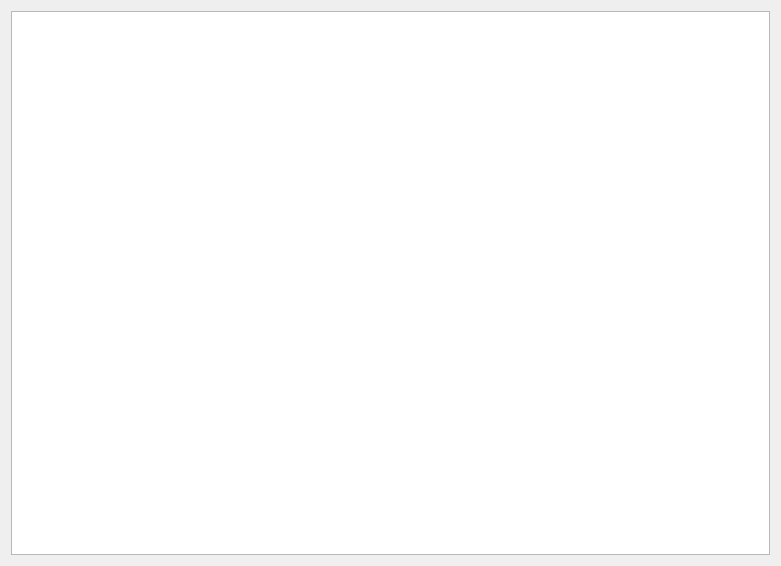
<?xml version="1.0" encoding="UTF-8"?>
<ui version="4.0">
 <class>PdfTable</class>
 <widget class="QWidget" name="PdfTable">
  <property name="geometry">
   <rect>
    <x>0</x>
    <y>0</y>
    <width>781</width>
    <height>566</height>
   </rect>
  </property>
  <property name="windowTitle">
   <string>Form</string>
  </property>
  <layout class="QHBoxLayout" name="horizontalLayout">
   <item>
    <widget class="QListWidget" name="listWidget"/>
   </item>
  </layout>
 </widget>
 <resources/>
 <connections/>
</ui>
